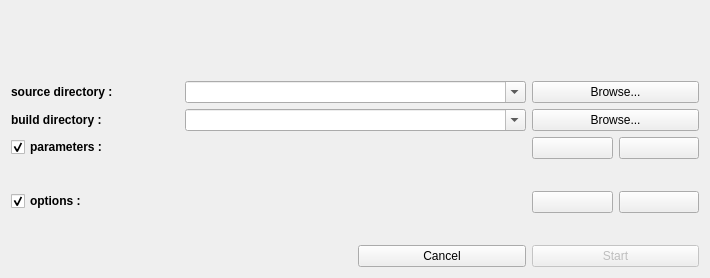
<?xml version="1.0" encoding="UTF-8"?>
<ui version="4.0">
 <comment>#
# Copyright (c) 2018 Stefan Seefeld
# All rights reserved.
#
# This file is part of Faber. It is made available under the
# Boost Software License, Version 1.0.
# (Consult LICENSE or http://www.boost.org/LICENSE_1_0.txt)
 </comment>
 <class>init</class>
 <widget class="QWidget" name="init">
  <property name="geometry">
   <rect>
    <x>0</x>
    <y>0</y>
    <width>710</width>
    <height>278</height>
   </rect>
  </property>
  <property name="sizePolicy">
   <sizepolicy hsizetype="Preferred" vsizetype="Expanding">
    <horstretch>0</horstretch>
    <verstretch>0</verstretch>
   </sizepolicy>
  </property>
  <property name="windowTitle">
   <string>Faber Bench</string>
  </property>
  <property name="windowIcon">
   <iconset resource="resource.qrc">
    <normaloff>:/images/logo_small.ico</normaloff>:/images/logo_small.ico</iconset>
  </property>
  <layout class="QGridLayout" name="gridLayout">
   <item row="2" column="0">
    <layout class="QGridLayout" name="grid">
     <item row="0" column="0" colspan="2">
      <widget class="QLabel" name="logo">
       <property name="minimumSize">
        <size>
         <width>203</width>
         <height>64</height>
        </size>
       </property>
       <property name="maximumSize">
        <size>
         <width>203</width>
         <height>64</height>
        </size>
       </property>
       <property name="baseSize">
        <size>
         <width>0</width>
         <height>0</height>
        </size>
       </property>
       <property name="text">
        <string/>
       </property>
       <property name="pixmap">
        <pixmap resource="resource.qrc">:/images/logo.svg</pixmap>
       </property>
       <property name="scaledContents">
        <bool>true</bool>
       </property>
      </widget>
     </item>
     <item row="1" column="0">
      <widget class="QLabel" name="srcdir_label">
       <property name="font">
        <font>
         <weight>75</weight>
         <bold>true</bold>
        </font>
       </property>
       <property name="text">
        <string>source directory :</string>
       </property>
      </widget>
     </item>
     <item row="1" column="1" colspan="2">
      <widget class="QComboBox" name="srcdir_value">
       <property name="editable">
        <bool>true</bool>
       </property>
      </widget>
     </item>
     <item row="1" column="3">
      <widget class="QPushButton" name="browse_srcdir">
       <property name="text">
        <string>Browse...</string>
       </property>
      </widget>
     </item>
     <item row="2" column="0">
      <widget class="QLabel" name="builddir_label">
       <property name="font">
        <font>
         <weight>75</weight>
         <bold>true</bold>
        </font>
       </property>
       <property name="text">
        <string>build directory :</string>
       </property>
      </widget>
     </item>
     <item row="2" column="1" colspan="2">
      <widget class="QComboBox" name="builddir_value">
       <property name="editable">
        <bool>true</bool>
       </property>
      </widget>
     </item>
     <item row="2" column="3">
      <widget class="QPushButton" name="browse_builddir">
       <property name="text">
        <string>Browse...</string>
       </property>
      </widget>
     </item>
     <item row="3" column="0" alignment="Qt::AlignTop">
      <widget class="QCheckBox" name="enable_parameters">
       <property name="font">
        <font>
         <weight>75</weight>
         <bold>true</bold>
        </font>
       </property>
       <property name="text">
        <string>parameters :</string>
       </property>
       <property name="checked">
        <bool>true</bool>
       </property>
      </widget>
     </item>
     <item row="3" column="1" colspan="2">
      <widget class="FeatureTable" name="parameters" native="true">
       <property name="columnCount" stdset="0">
        <number>2</number>
       </property>
      </widget>
     </item>
     <item row="3" column="3">
      <layout class="QHBoxLayout" name="parameter_buttons">
       <property name="sizeConstraint">
        <enum>QLayout::SetMinimumSize</enum>
       </property>
       <item alignment="Qt::AlignTop">
        <widget class="QPushButton" name="add_parameter">
         <property name="text">
          <string/>
         </property>
         <property name="icon">
          <iconset resource="resource.qrc">
           <normaloff>:/images/plus.png</normaloff>:/images/plus.png</iconset>
         </property>
        </widget>
       </item>
       <item alignment="Qt::AlignTop">
        <widget class="QPushButton" name="remove_parameter">
         <property name="text">
          <string/>
         </property>
         <property name="icon">
          <iconset resource="resource.qrc">
           <normaloff>:/images/minus.png</normaloff>:/images/minus.png</iconset>
         </property>
        </widget>
       </item>
      </layout>
     </item>
     <item row="4" column="0" alignment="Qt::AlignTop">
      <widget class="QCheckBox" name="enable_options">
       <property name="font">
        <font>
         <weight>75</weight>
         <bold>true</bold>
        </font>
       </property>
       <property name="text">
        <string>options :</string>
       </property>
       <property name="checked">
        <bool>true</bool>
       </property>
      </widget>
     </item>
     <item row="4" column="1" colspan="2">
      <widget class="FeatureTable" name="options" native="true">
       <property name="columnCount" stdset="0">
        <number>2</number>
       </property>
      </widget>
     </item>
     <item row="4" column="3">
      <layout class="QHBoxLayout" name="options_buttons">
       <property name="sizeConstraint">
        <enum>QLayout::SetMinimumSize</enum>
       </property>
       <item alignment="Qt::AlignTop">
        <widget class="QPushButton" name="add_option">
         <property name="text">
          <string/>
         </property>
         <property name="icon">
          <iconset resource="resource.qrc">
           <normaloff>:/images/plus.png</normaloff>:/images/plus.png</iconset>
         </property>
        </widget>
       </item>
       <item alignment="Qt::AlignTop">
        <widget class="QPushButton" name="remove_option">
         <property name="text">
          <string/>
         </property>
         <property name="icon">
          <iconset resource="resource.qrc">
           <normaloff>:/images/minus.png</normaloff>:/images/minus.png</iconset>
         </property>
        </widget>
       </item>
      </layout>
     </item>
     <item row="5" column="3">
      <widget class="QPushButton" name="run">
       <property name="enabled">
        <bool>false</bool>
       </property>
       <property name="text">
        <string>Start</string>
       </property>
      </widget>
     </item>
     <item row="5" column="2">
      <widget class="QPushButton" name="cancel">
       <property name="text">
        <string>Cancel</string>
       </property>
      </widget>
     </item>
    </layout>
   </item>
  </layout>
 </widget>
 <customwidgets>
  <customwidget>
   <class>FeatureTable</class>
   <extends>QWidget</extends>
   <header>featuretable.h</header>
  </customwidget>
 </customwidgets>
 <tabstops>
  <tabstop>srcdir_value</tabstop>
  <tabstop>browse_srcdir</tabstop>
  <tabstop>builddir_value</tabstop>
  <tabstop>browse_builddir</tabstop>
  <tabstop>parameters</tabstop>
  <tabstop>add_parameter</tabstop>
  <tabstop>remove_parameter</tabstop>
  <tabstop>cancel</tabstop>
  <tabstop>run</tabstop>
 </tabstops>
 <resources>
  <include location="resource.qrc"/>
 </resources>
 <connections/>
</ui>
